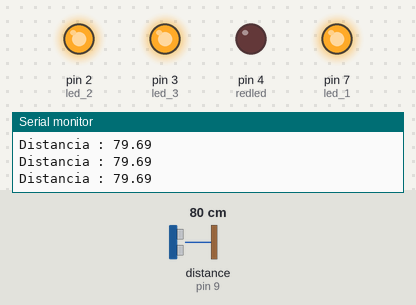
Simulated run of this sketch. Board: Arduino Uno, built with avr-gcc and run on an emulated ATmega328P. On the bench: output pins drawn as LEDs (lit = HIGH), the last lines printed to the serial monitor. Wiring (inferred from the names in the program): ultrasonic range finder: trigger pin 10; echo pin 9. Inputs (shaded band) come from the test bench; at power-on: distance to the obstacle (sensor on pin 9) 80 cm. The echo pulse lasts 58.3 µs per cm; pins used as bus, display or sensor lines are not drawn.

Above: at 1.2 s.
1.3 s: distance to the obstacle (sensor on pin 9) set to 45 cm
4.3 s: distance to the obstacle (sensor on pin 9) set to 36 cm
At 5.2 s:
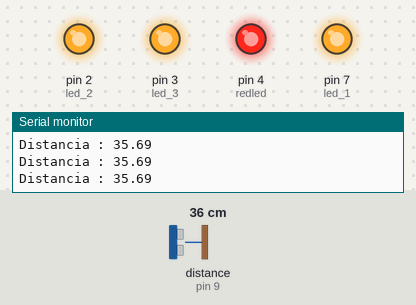
5.8 s: distance to the obstacle (sensor on pin 9) set to 33 cm
8.8 s: distance to the obstacle (sensor on pin 9) set to 28 cm
At 10.0 s:
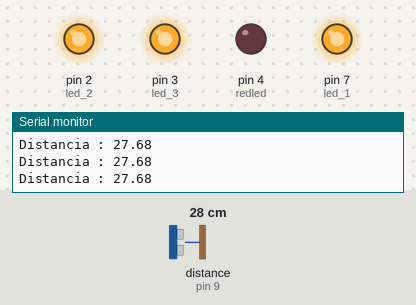
10.3 s: distance to the obstacle (sensor on pin 9) set to 23 cm
11.8 s: distance to the obstacle (sensor on pin 9) set to 18 cm
At 12.5 s:
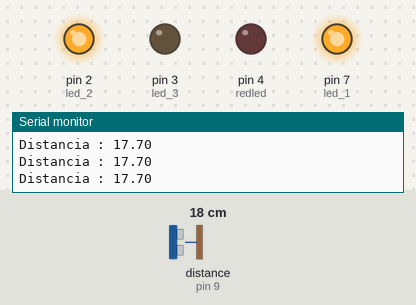
Timing chart, 0 to 14.3 s (numbered marks = the images above; inputs shaded):
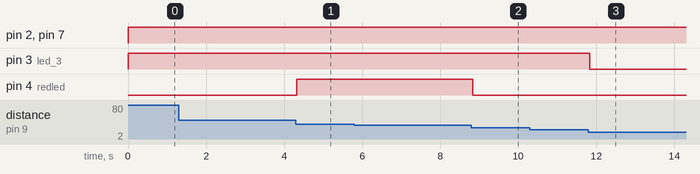

The sketch:

distance_medidor_leds.ino
```cpp
/* Arduino Projects - by j4ckris ;)

Materials:

  - 4 led
  - 4 resistence
  - Ultasonic sensor
  - Jumpers
  - Potenciometer

*/
// Connect the following pins below

// Variables
int echo = 9;
int trig = 10;

float traveltime, distance;

int led_1 = 7;
int led_2 = 2;
int led_3 = 3;
int redled = 4;

void setup() {
  // put your setup code here, to run once:

  pinMode(trig, OUTPUT);
  pinMode(echo, INPUT);
  pinMode(led_1,OUTPUT);
  pinMode(led_2,OUTPUT);
  pinMode(led_3,OUTPUT);
  pinMode(redled,OUTPUT);

  Serial.begin(9600);

}

void loop() {
  // put your main code here, to run repeatedly:


  digitalWrite(trig, LOW);
  delayMicroseconds(2);

  digitalWrite(trig, HIGH);
  delayMicroseconds(10);

  digitalWrite(trig, LOW);

  traveltime = pulseIn(echo, HIGH);

  digitalWrite(trig, LOW);

  distance = (traveltime/2)/29.15; // Convert to CM from time

  Serial.print("Distancia : ");
  Serial.print(distance);
  Serial.println();


  if (distance < 10) {

    digitalWrite(led_1, HIGH);
    digitalWrite(led_2, LOW);
    digitalWrite(led_3, LOW);
    digitalWrite(redled, LOW);


  } else if( distance < 20) {

    digitalWrite(led_1, HIGH);
    digitalWrite(led_2, HIGH);
    digitalWrite(led_3, LOW);
    digitalWrite(redled, LOW);

  } else if (distance < 30){

    digitalWrite(led_1, HIGH);
    digitalWrite(led_2, HIGH);
    digitalWrite(led_3, HIGH);
    digitalWrite(redled, LOW);

  } else if (distance < 40){

    digitalWrite(led_1, HIGH);
    digitalWrite(led_2, HIGH);
    digitalWrite(led_3, HIGH);
    digitalWrite(redled, HIGH);

  } else if(distance > 30){

    digitalWrite(led_1, HIGH);
    digitalWrite(led_2, HIGH);
    digitalWrite(led_3, HIGH);
    digitalWrite(redled, LOW);


  }else if (distance > 20){


    digitalWrite(led_1, HIGH);
    digitalWrite(led_2, HIGH);
    digitalWrite(led_3, LOW);
    digitalWrite(redled, LOW);

  }else if (distance > 10){

    digitalWrite(led_1, HIGH);
    digitalWrite(led_2, LOW);
    digitalWrite(led_3, LOW);
    digitalWrite(redled, LOW);


  }

}
```

Measured:
- the behaviour switches between 41 and 40 cm on distance to the obstacle (sensor on pin 9) (found by bisection; images 0 and 1)
- the behaviour switches between 31 and 30 cm on distance to the obstacle (sensor on pin 9) (found by bisection; images 1 and 2)
- the behaviour switches between 21 and 20 cm on distance to the obstacle (sensor on pin 9) (found by bisection; images 2 and 3)
- after the input at 4.3 s, pin 4 (redled): LOW → HIGH at once
- after the input at 8.8 s, pin 4 (redled): HIGH → LOW at once
- after the input at 11.8 s, pin 3 (led_3): HIGH → LOW at once
